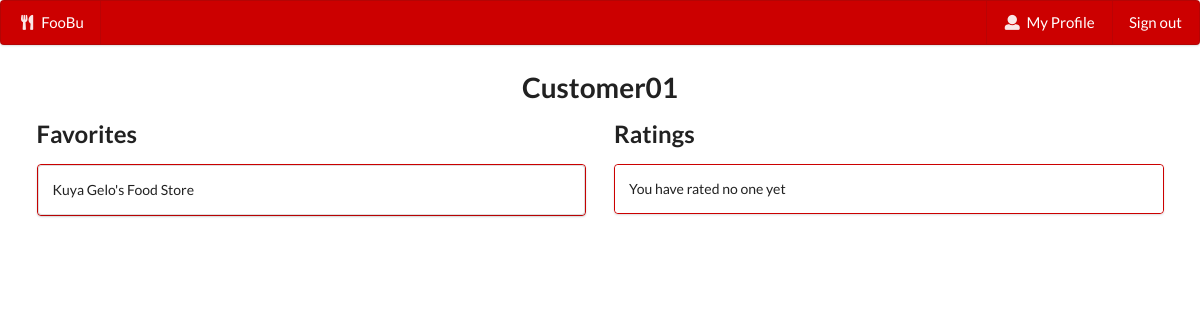
Page /foobu/profile/ (signed in) on the earlier database version.
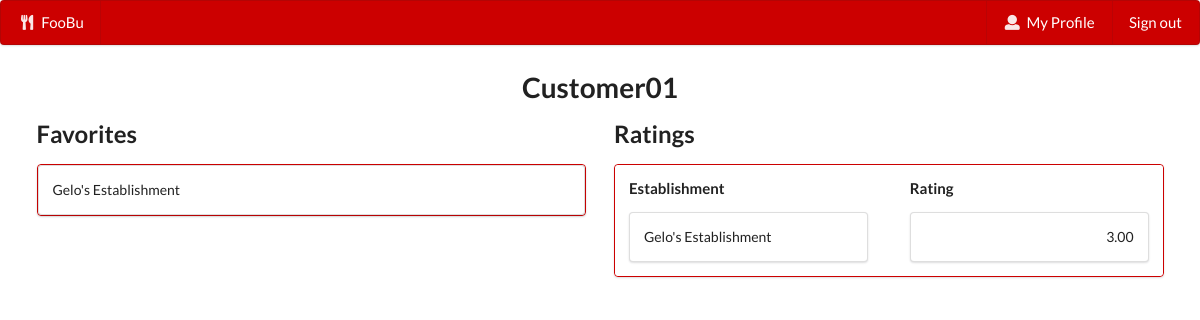
Same page on the later database version.
### food/models.py (models this page shows)
class Favorites(models.Model):
    cus = models.ForeignKey(RegisteredUser,blank=False,on_delete=models.CASCADE)
    est = models.ForeignKey(Establishment,blank=False,on_delete=models.CASCADE)

class Establishment(models.Model):
    id = models.AutoField(primary_key=True)
    owner = models.ForeignKey(RegisteredUser,blank=False,on_delete=models.CASCADE)
    name = models.TextField(blank=True)
    desc = models.TextField(blank=True)
    area = models.TextField(blank=True)
    street = models.TextField(blank=True)
    def __str__(self):
        return self.name

class Rates(models.Model):
    rating = models.DecimalField(decimal_places=2,max_digits=3)
    cus = models.ForeignKey(RegisteredUser,blank=False,on_delete=models.CASCADE)
    est = models.ForeignKey(Establishment,blank=False,on_delete=models.CASCADE)

### food/views.py (the view)
# urls.py: path('profile/', views.profile, name="profile"),
@login_required
def profile(request):
    user = request.user
    user_is_owner = RegisteredUser.objects.filter(user=user)[0].is_owner
    favorites_list = Favorites.objects.select_related('cus').filter(cus__user=user)
    rated_list = Rates.objects.filter(cus__user=user)
    rates_list = []
    owned = Establishment.objects.filter(owner__user=user)
    raters = len(Rates.objects.filter(cus__user=user))
    if raters !=0:
        for i in Rates.objects.filter(cus__user=user):
            rates_list.append(i.rating)
    return render(request,'food/profile.html',{'an_owner':user_is_owner, 'favorites_list':favorites_list, 'rates_list':rates_list, 'user':user, 'rated_list':rated_list, 'owned':owned})

### food/templates/food/profile.html
{% extends 'food/base.html' %}
{% block content %}
{% if an_owner %}
    <h1 align="center">{{ user }}</h1>
    <h2 style="padding-left: 50px;"> Owned Establishments
        <a href="{% url 'addestablishment' %}"
            <button class = "ui button"> <i class="plus icon"></i> Add </button>
        </a>
    </h2>
    <div class="ui centered container">
        <div class="ui segments container">
            {% for e in owned %}
                <a href = "{% url 'establishment' est_id=e.id %}" style = "color: inherit; text-decoration: none">
                    <div class = "ui segment">
                        <font size="4">{{ e }}</font>
                        &nbsp &nbsp &nbsp
                        <div class="ui small basic icon buttons">
                            <a href="{% url 'updateestablishment' est_id=e.id %}">
                                <button class = "mini ui button"> <i class="edit icon"></i> </button>
                            </a>
                            <a href="{% url 'deleteestablishment' est_id=e.id %}">
                                <button class = "mini ui button"> <i class="trash alternate icon"></i> </button>
                            </a>
                        </div>
                    </div>
                </a>
            {% endfor %}
        </div>
    </div>
{% else %}
    <h1 align="center">{{ user }}</h1>
    <div class = "ui two column centered grid container">
        <div class = "centered column">
            <h2>Favorites</h2>
            <div class = "ui segments" style = "border-color: #cc0000">
                {% if favorites_list %}
                    {% for fave in favorites_list %}
                        <a href = "{% url 'establishment' est_id=fave.est.id %}" style = "color: inherit; text-decoration: none">
                            <div class = "ui segment">
                                <p>{{fave.est}}</p>
                            </div>
                        </a>
                    {% endfor %}
                {% else %}
                    <div class = "ui segment">
                        <p>No favorites</p>
                    </div>
                {% endif %}
            </div>
        </div>
        <div class = "centered column">
            <h2>Ratings</h2>
            <div class = "ui segments" style = "border-color: #cc0000">
                {% if rated_list %}
                    <div class = "ui segment">
                        <div class = "ui two column relaxed grid">
                            <div class = "column">
                                <h4>Establishment</h4>
                                {% for r in rated_list %}
                                    <a href = "{% url 'establishment' est_id=r.est.id %}" style = "color: inherit; text-decoration: none">
                                        <div class = "ui segment">
                                            <p>{{r.est.name}}</p>
                                        </div>
                                    </a>
                                {% endfor %}
                            </div>
                            <div class = "column">
                                <h4>Rating</h4>
                                {% for rate in rates_list %}
                                    <a style = "color: inherit; text-decoration: none">
                                        <div class = "ui segment">
                                            <p align = "right">{{rate}}</p>
                                        </div>
                                    </a>
                                {% endfor %}
                            </div>
                        </div>
                    </div>
                {% else %}
                    <div class = "ui segment">
                        <p>You have rated no one yet</p>
                    </div>
                {% endif %}
            </div>
        </div>
    </div>
{% endif %}
{% endblock %}

Differences in the rows shown:
removed Favorites: est "Kuya Gelo's Food Store"
added Favorites: est "Gelo's Establishment"
added Rates: est.name "Gelo's Establishment", rates_list "3.00"
Other differences:
text no longer shown: "You have rated no one yet"
text now shown: "Establishment Rating"
